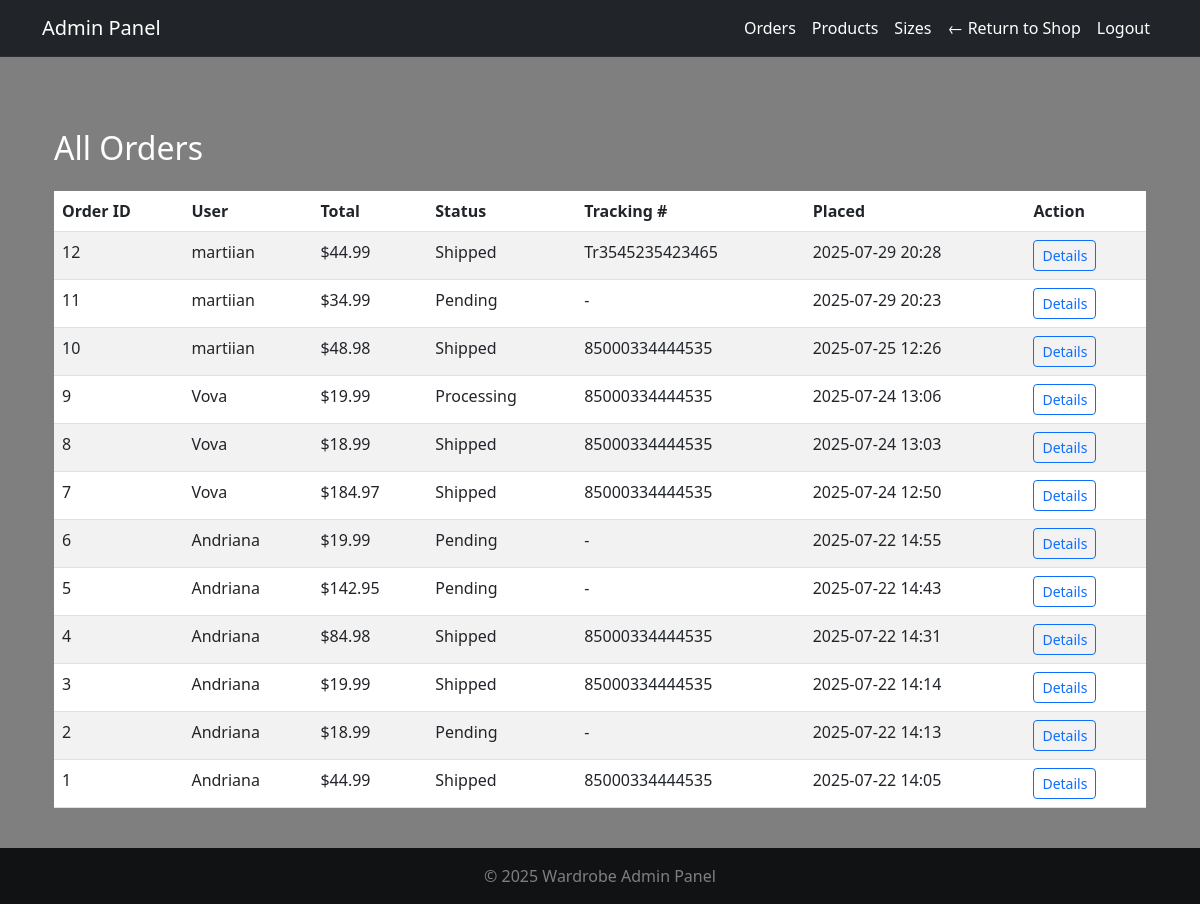
/adminpanel/orders/ (signed in), run on the app's committed database.
### orders/models.py (models this page shows, shortened)
class Order(models.Model):
    PAYMENT_METHOD_CHOICES = [
        ('card', 'Card'),
        ('paypal', 'PayPal'),
    ]
    TRACKING_STATUS_CHOICES = [
        ('Pending', 'Pending'),
        ('Processing', 'Processing'),
        ('Shipped', 'Shipped'),
        ('Delivered', 'Delivered'),
    ]
    user = models.ForeignKey(User, on_delete=models.CASCADE)
    full_name = models.CharField(max_length=100)
    email = models.EmailField()
    address = models.CharField(max_length=255)
    city = models.CharField(max_length=100)
    postal_code = models.CharField(max_length=20)
    country = models.CharField(max_length=100)
    payment_method = models.CharField(
        max_length=50,
        choices=PAYMENT_METHOD_CHOICES,
        default='card',
    )
    total_price = models.DecimalField(max_digits=10, decimal_places=2)
    created_at = models.DateTimeField(auto_now_add=True)
    is_completed = models.BooleanField(default=False)
    tracking_number = models.CharField(max_length=100, blank=True, null=True)
    status = models.CharField(
        max_length=20,
        choices=TRACKING_STATUS_CHOICES,
        default='Pending'
    )

### adminpanel/views.py (the view)
# urls.py: path('orders/', views.order_list, name='admin_order_list'),
@login_required
@user_passes_test(admin_required)
def order_list(request):
    orders = Order.objects.all().order_by('-created_at')
    return render(request, 'adminpanel/order_list.html', {'orders': orders})

### adminpanel/views.py (called while the page is built)
def admin_required(user):
    return user.is_staff or user.is_superuser

### cart/cart.py (called while the page is built)
    def _load_cart_data(self):
        cart = self.session.get(settings.CART_SESSION_ID, {})
        return cart if isinstance(cart, dict) else {}

    def __len__(self):
        return sum(item.get('quantity', 0) for item in self.cart.values())

### cart/context_processors.py (called while the page is built)
def cart_context(request):
    cart = Cart(request)
    return {
        'cart': cart,
        'cart_item_count': len(cart),
    }

### wardrobeapp/context_processors.py (called while the page is built)
def stripe_public_key(request):
    return {
        'STRIPE_PUBLIC_KEY': settings.STRIPE_PUBLIC_KEY
    }

### adminpanel/templates/adminpanel/order_list.html
{% extends 'adminpanel/base.html' %}
{% block content %}
<div class="container mt-5">
  <h2 class="mb-4">All Orders</h2>
  <table class="table table-striped">
    <thead>
      <tr>
        <th>Order ID</th>
        <th>User</th>
        <th>Total</th>
        <th>Status</th>
        <th>Tracking #</th>
        <th>Placed</th>
        <th>Action</th>
      </tr>
    </thead>
    <tbody>
      {% for order in orders %}
      <tr>
        <td>{{ order.id }}</td>
        <td>{{ order.user.username }}</td>
        <td>${{ order.total_price }}</td>
        <td>{{ order.status }}</td>
        <td>{{ order.tracking_number|default:"-" }}</td>
        <td>{{ order.created_at|date:"Y-m-d H:i" }}</td>
        <td><a href="{% url 'adminpanel:admin_order_detail' order.id %}" class="btn btn-sm btn-outline-primary">Details</a></td>
      </tr>
      {% endfor %}
    </tbody>
  </table>
</div>
{% endblock %}

### wardrobeapp/static/css/style.css (style rules this page uses)
html, body { margin: 0; padding: 0; height: 100%; width: 100%; font-family: 'Segoe UI', 'Roboto', 'Helvetica Neue', Arial, sans-serif; color: #fff; background: url('https://images.unsplash.com/photo-1489987707025-afc232f7ea0f?q=80&w=1170&auto=format&fit=crop&ixlib=rb-4.1.0') no-repeat center center fixed; background-size: cover; overflow-x: hidden; }
body::before { content: ''; position: fixed; inset: 0; background: rgba(0, 0, 0, 0.5); z-index: 0; }
main, .container, .card, form, section, .row { position: relative; z-index: 1; }

### data on the page
Order: id "12", user.username "martiian", total_price "44.99", status "Shipped", tracking_number "Tr3545235423465", created_at "2025-07-29 20:28"
Order: id "11", user.username "martiian", total_price "34.99", status "Pending", tracking_number "-", created_at "2025-07-29 20:23"
Order: id "10", user.username "martiian", total_price "48.98", status "Shipped", tracking_number "85000334444535", created_at "2025-07-25 12:26"
Order: id "9", user.username "Vova", total_price "19.99", status "Processing", tracking_number "85000334444535", created_at "2025-07-24 13:06"
Order: id "8", user.username "Vova", total_price "18.99", status "Shipped", tracking_number "85000334444535", created_at "2025-07-24 13:03"
Order: id "7", user.username "Vova", total_price "184.97", status "Shipped", tracking_number "85000334444535", created_at "2025-07-24 12:50"
Order: id "6", user.username "Andriana", total_price "19.99", status "Pending", tracking_number "-", created_at "2025-07-22 14:55"
Order: id "5", user.username "Andriana", total_price "142.95", status "Pending", tracking_number "-", created_at "2025-07-22 14:43"
Order: id "4", user.username "Andriana", total_price "84.98", status "Shipped", tracking_number "85000334444535", created_at "2025-07-22 14:31"
Order: id "3", user.username "Andriana", total_price "19.99", status "Shipped", tracking_number "85000334444535", created_at "2025-07-22 14:14"
Order: id "2", user.username "Andriana", total_price "18.99", status "Pending", tracking_number "-", created_at "2025-07-22 14:13"
Order: id "1", user.username "Andriana", total_price "44.99", status "Shipped", tracking_number "85000334444535", created_at "2025-07-22 14:05"
